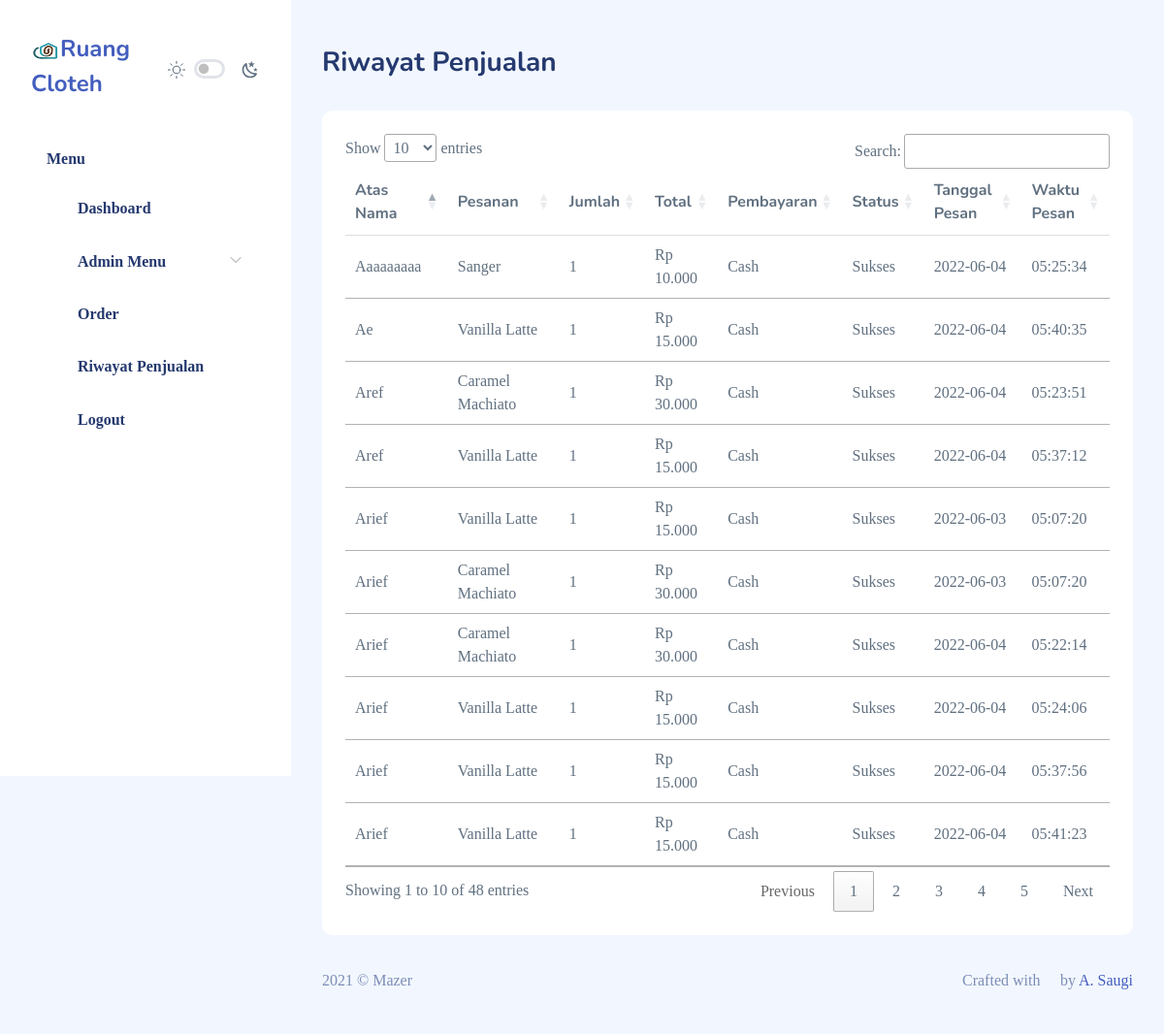
/penjualan.php, run on the app's committed database.
### tables this page shows
CREATE TABLE `penjualan` (
  `id` int(11) NOT NULL,
  `atas_nama` varchar(50) NOT NULL,
  `pesanan` varchar(250) NOT NULL,
  `jumlah` int(11) NOT NULL,
  `total` int(11) NOT NULL,
  `tipe_pembayaran` enum('dana','cash') NOT NULL,
  `status` enum('sukses','gagal','pending') NOT NULL,
  `tanggal_pesan` varchar(15) NOT NULL,
  `waktu_pesan` time NOT NULL
);

### base/base.php (called while the page is built, shortened)
<?php
function rupiah($angka)
{
    $hasil_rupiah = number_format($angka, 0, '', '.');
    return $hasil_rupiah;
}

### penjualan.php (the view, shortened to what this page needs)
<?php
require "base/koneksi.php";
include "pages/header.php";
?>
<div class="page-heading">
    <h3>Riwayat Penjualan</h3>
</div>
<section class="section">
    <div class="card">
        <div class="card-body">
            <table class="table" id="table1">
                <thead>
                    <tr>
                        <th>Atas Nama</th>
                        <th>Pesanan</th>
                        <th>Jumlah</th>
                        <th>Total</th>
                        <th>Pembayaran</th>
                        <th>Status</th>
                        <th>Tanggal Pesan</th>
                        <th>Waktu Pesan</th>
                    </tr>
                </thead>
                <tbody>
                    <?php
                    $penjualan = "SELECT * FROM penjualan ORDER BY id ASC";
                    $result = $conn->query($penjualan);
                    while ($row = $result->fetch_array()) { ?>
                        <tr>
                            <td><?= ucfirst($row['atas_nama']); ?></td>
                            <td><?= $row['pesanan'] ?></td>
                            <td><?= $row['jumlah'] ?></td>
                            <td><?= "Rp " . rupiah($row['total']) ?></td>
                            <td><?= ucfirst($row['tipe_pembayaran']); ?></td>
                            <td><?= ucfirst($row['status']); ?></td>
                            <td><?= $row['tanggal_pesan'] ?></td>
                            <td><?= $row['waktu_pesan'] ?></td>
                        </tr>
                    <?php } ?>
                </tbody>
            </table>
        </div>
    </div>
</section>
<?php
include "../pages/footer.php";
?>

### pages/header.php (shortened to what this page needs)
<!DOCTYPE html>
<html lang="en">
<head>
    <link rel="stylesheet" href="<?= BASE_URL ?>assets/css/main/app.css">
    <link rel="stylesheet" href="<?= BASE_URL ?>assets/css/main/app-dark.css">
    <link rel="stylesheet" href="<?= BASE_URL ?>assets/css/shared/iconly.css">
    <link rel="stylesheet" href="//cdn.datatables.net/1.12.0/css/jquery.dataTables.min.css">
    <link rel="stylesheet" href="<?= BASE_URL ?>assets/css/pages/fontawesome.css">
</head>
<body>
    <div id="app">
        <div id="sidebar" class="active">
            <div class="sidebar-wrapper active">
                <div class="sidebar-header position-relative">
                    <div class="d-flex justify-content-between align-items-center">
                        <div class="logo">
                            <a href="<?= BASE_URL ?>pages/index.php"><img src="<?= BASE_URL ?>assets/img/icon-rc-edit.png" alt="Logo" srcset="">Ruang Cloteh</a>
                        </div>
                        <div class="theme-toggle d-flex gap-2  align-items-center mt-2">
                            <div class="form-check form-switch fs-6">
                                <input class="form-check-input  me-0" type="checkbox" id="toggle-dark">
                            </div>
                        </div>
                    </div>
                </div>
                <div class="sidebar-menu">
                    <ul class="menu">
                        <li class="sidebar-title">Menu</li>
                        <li class="sidebar-item">
                            <a href="<?= BASE_URL ?>admin.php" class='sidebar-link'>
                                <i class="bi bi-grid-fill"></i>
                                <span>Dashboard</span>
                            </a>
                        </li>
                        <li class="sidebar-item has-sub">
                            <a href="#" class='sidebar-link'>
                                <i class="bi bi-person-fill"></i>
                                <span>Admin Menu</span>
                            </a>
                        </li>
                        <li class="sidebar-item">
                            <a href="<?= BASE_URL ?>order.php" class='sidebar-link'>
                                <i class="bi bi-bag-fill"></i>
                                <span>Order</span>
                            </a>
                        </li>
                        <li class="sidebar-item">
                            <a href="<?= BASE_URL ?>penjualan.php" class='sidebar-link'>
                                <i class="bi bi-bar-chart-fill"></i>
                                <span>Riwayat Penjualan</span>
                            </a>
                        </li>
                        <li class="sidebar-item">
                            <a href="<?= BASE_URL ?>logout.php" class='sidebar-link'>
                                <i class="bi bi-box-arrow-right"></i>
                                <span>Logout</span>
                            </a>
                        </li>
                    </ul>
                </div>
            </div>
        </div>
        <div id="main">

### pages/footer.php (shortened to what this page needs)
<footer>
    <div class="footer clearfix mb-0 text-muted">
        <div class="float-start">
            <p>2021 &copy; Mazer</p>
        </div>
        <div class="float-end">
            <p>Crafted with <span class="text-danger"><i class="bi bi-heart"></i></span> by <a href="http://ahmadsaugi.com">A. Saugi</a></p>
        </div>
    </div>
</footer>
</div>
</div>
</body>
</html>

### data on the page
penjualan: atas_nama "Arief", pesanan "Vanilla Latte", jumlah "1", total "15.000", tipe_pembayaran "Cash", status "Sukses", tanggal_pesan "2022-06-03", waktu_pesan "05:07:20"
penjualan: atas_nama "Arief", pesanan "Caramel Machiato", jumlah "1", total "30.000", tipe_pembayaran "Cash", status "Sukses", tanggal_pesan "2022-06-03", waktu_pesan "05:07:20"
penjualan: atas_nama "Arief", pesanan "Caramel Machiato", jumlah "1", total "30.000", tipe_pembayaran "Cash", status "Sukses", tanggal_pesan "2022-06-04", waktu_pesan "05:22:14"
penjualan: atas_nama "Aref", pesanan "Caramel Machiato", jumlah "1", total "30.000", tipe_pembayaran "Cash", status "Sukses", tanggal_pesan "2022-06-04", waktu_pesan "05:23:51"
penjualan: atas_nama "Arief", pesanan "Vanilla Latte", jumlah "1", total "15.000", tipe_pembayaran "Cash", status "Sukses", tanggal_pesan "2022-06-04", waktu_pesan "05:24:06"
penjualan: atas_nama "Aaaaaaaaa", pesanan "Sanger", jumlah "1", total "10.000", tipe_pembayaran "Cash", status "Sukses", tanggal_pesan "2022-06-04", waktu_pesan "05:25:34"
penjualan: atas_nama "Aref", pesanan "Vanilla Latte", jumlah "1", total "15.000", tipe_pembayaran "Cash", status "Sukses", tanggal_pesan "2022-06-04", waktu_pesan "05:37:12"
penjualan: atas_nama "Arief", pesanan "Vanilla Latte", jumlah "1", total "15.000", tipe_pembayaran "Cash", status "Sukses", tanggal_pesan "2022-06-04", waktu_pesan "05:37:56"
penjualan: atas_nama "Ae", pesanan "Vanilla Latte", jumlah "1", total "15.000", tipe_pembayaran "Cash", status "Sukses", tanggal_pesan "2022-06-04", waktu_pesan "05:40:35"
penjualan: atas_nama "Arief", pesanan "Vanilla Latte", jumlah "1", total "15.000", tipe_pembayaran "Cash", status "Sukses", tanggal_pesan "2022-06-04", waktu_pesan "05:41:23"
